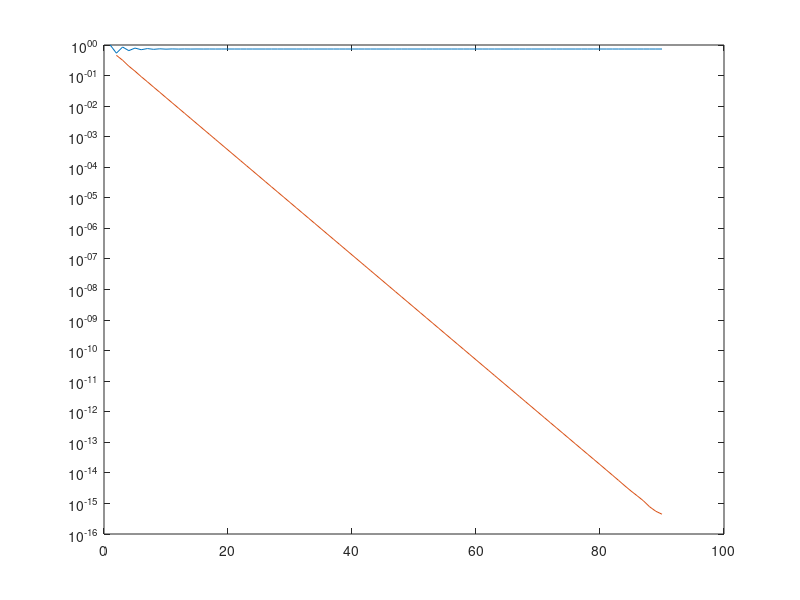

This figure's MATLAB source:
y(1)=1;
dy=1;
i=1;

while dy >= 5e-16
   y(i+1) = cos(y(i));
   dy=abs( y(i) - y(i+1) );
   i = i + 1;
   dy_list(i) = dy;
end

x=1:length(y);
plot(x,y)
hold on
semilogy(dy_list);
hold off
